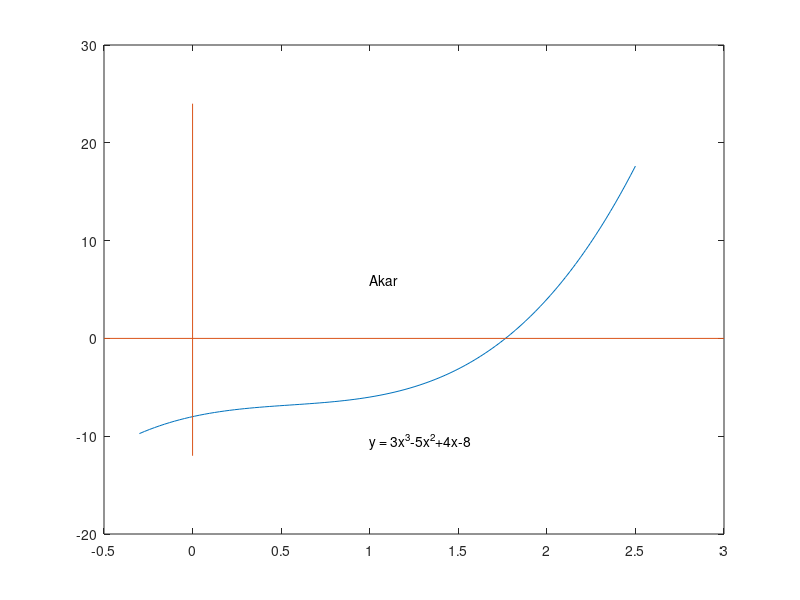

The MATLAB source for this figure:
%Plot Kurva
x = linspace(-0.3,2.5);
f = @(x) 3*x.^3-5*x.^2+4*x-8;
y = f(x);
plot(x,y)

%Menggambar sumbu x dan y
line([-0.5,3],[0,0]) %Sumbu X
line([0,0],[-12,24]) %Sumbu Y

%Annotation
text(1.0,-10.5,'y = 3x^3-5x^2+4x-8')
text(1.0,6,'Akar')
